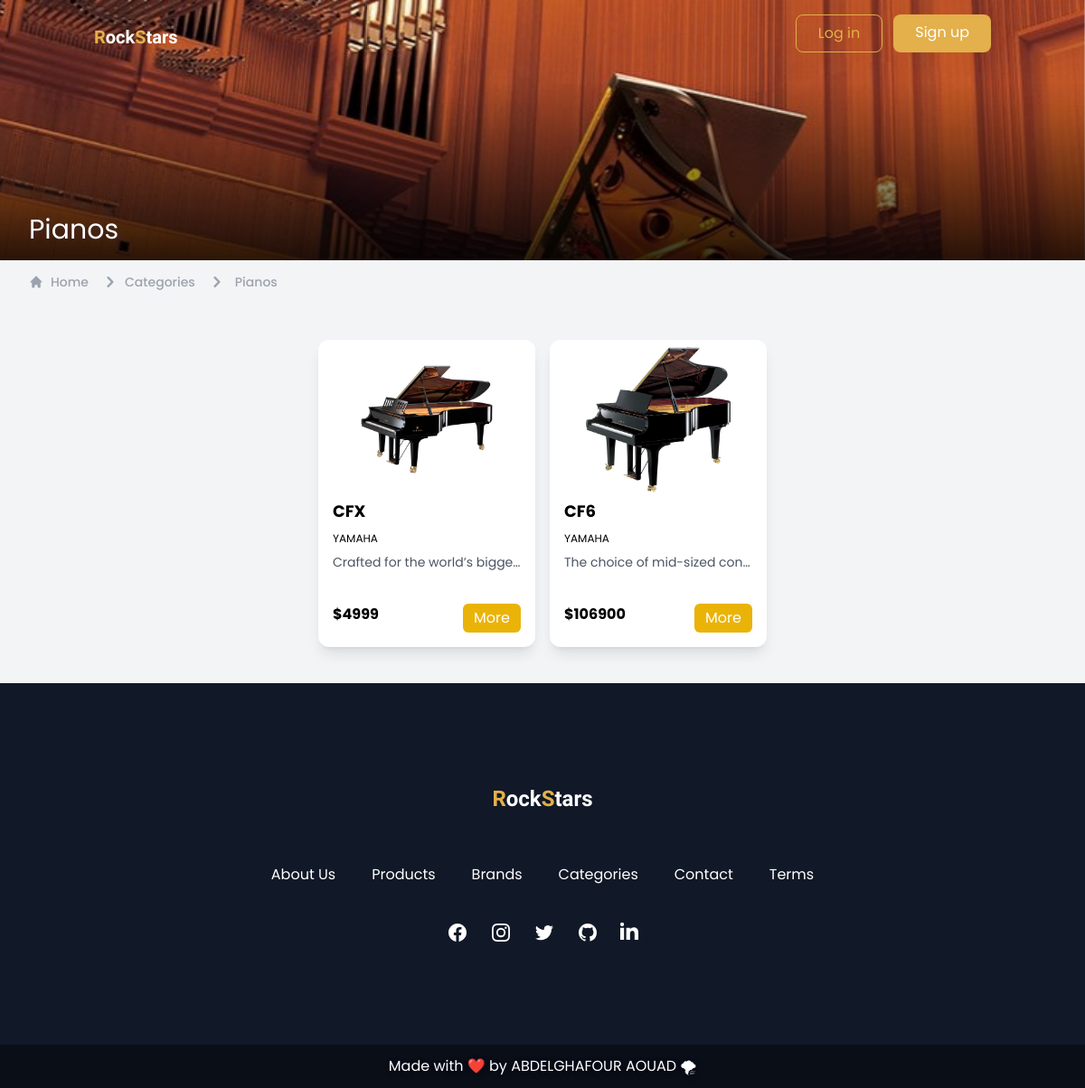
Page /code/category.php?id=1 on the earlier database version.
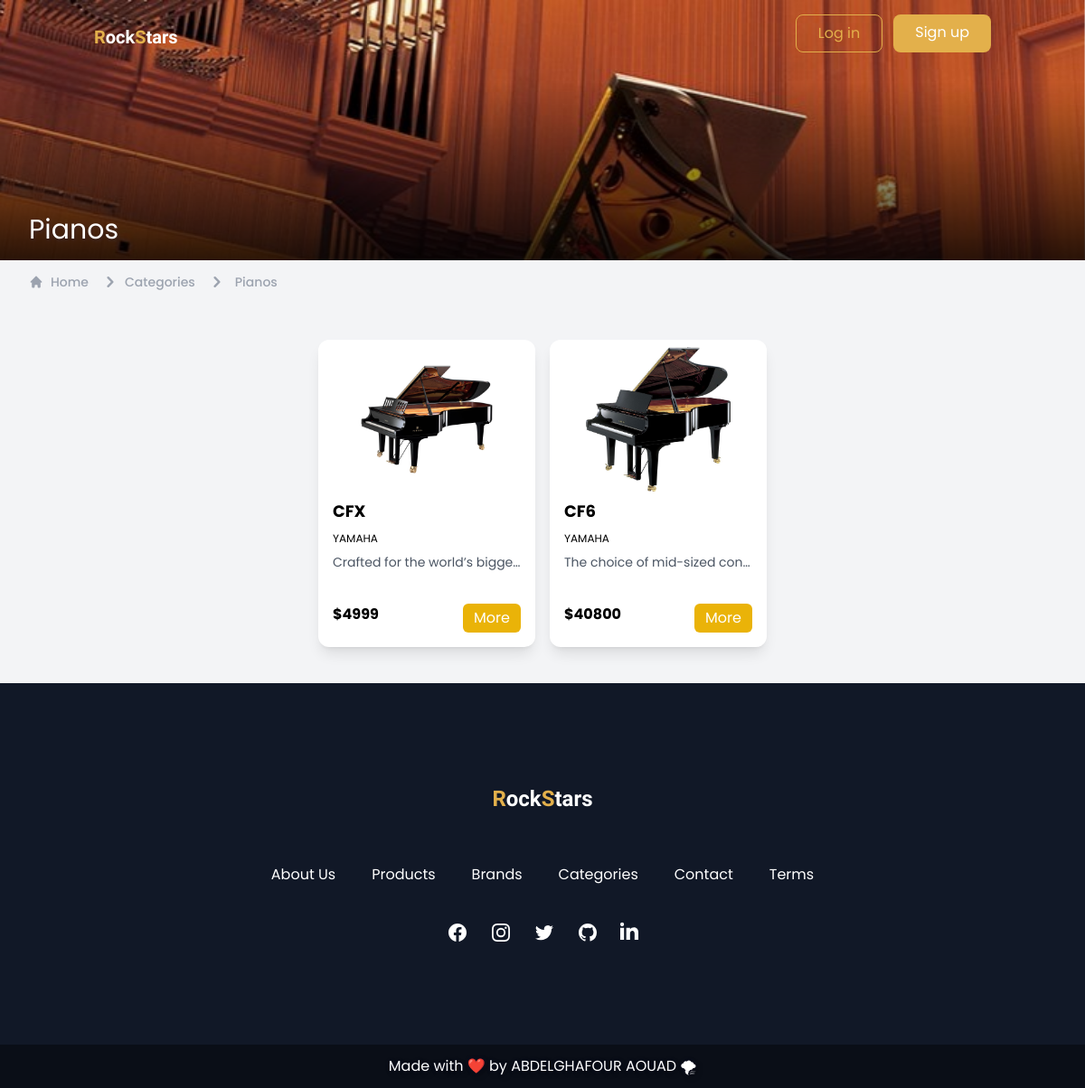
Same page on the later database version.
### tables this page shows
CREATE TABLE IF NOT EXISTS `products` (
  `id` int NOT NULL AUTO_INCREMENT,
  `model` varchar(255) NOT NULL,
  `description` text,
  `brands_id` int NOT NULL,
  `categories_id` int NOT NULL,
  `quantity` int NOT NULL,
  `price` float NOT NULL,
  `picture` text NOT NULL,
  `created_at` timestamp NULL DEFAULT NULL,
  `updated_at` timestamp NOT NULL DEFAULT CURRENT_TIMESTAMP,
  `created_by` int NOT NULL,
  `updated_by` int NOT NULL,
  PRIMARY KEY (`id`)
);

CREATE TABLE IF NOT EXISTS `brands` (
  `id` int NOT NULL AUTO_INCREMENT,
  `name` varchar(255) NOT NULL,
  `description` text NOT NULL,
  `picture` text NOT NULL,
  PRIMARY KEY (`id`)
);

### code/scripts.php (called while the page is built, shortened)
<?php
include_once 'connection.php';
function getCategory($id)
{
      global $conn;
      $sql = "SELECT * FROM categories where id = $id ";
      $res = mysqli_fetch_assoc(mysqli_query($conn, $sql));
      return $res;
}
function getProducts($id)
{
      global $conn;
      $sql = "SELECT products.* , brands.name as brand FROM products  inner join (brands) on products.brands_id=brands.id  where categories_id = $id";
      $res = mysqli_query($conn, $sql);
      return $res;
}

### code/category.php (the view, shortened to what this page needs)
<?php
include 'scripts.php';
if (isset($_GET['id'])) {
  $category = getCategory($_GET['id']);
  $products = getProducts($_GET['id']);
} else {
  header('location: 404.php');
}
?>
<!DOCTYPE html>
<html lang="en">
<head>
  <link rel="stylesheet" href="assets/css/main.css">
</head>
<body class="font-Poppins bg-gray-100 ">
  <div id="background-img" class="flex flex-col justify-between h-72 " style="background-image: url(assets/img/categories/<?= $category['picture']  ?>) ;">
    <?php
    include 'include/navbar.php';
    ?>
    <div class="opacity-100 transition duration-300 ease-in-out absolute from-black/80 to-transparent bg-gradient-to-t inset-x-0 bottom-0 pt-36 items-end">
      <h2 class="flex container mb-4 text-white  text-shadow-md text-3xl "><?= $category['name']  ?></h2>
    </div>
  </div>
  <nav class="container flex py-3" aria-label="Breadcrumb">
    <ol class="inline-flex items-center space-x-1 md:space-x-3">
      <li class="inline-flex items-center">
        <a href="index.php" class="inline-flex items-center text-sm font-medium hover:text-gray-700 text-gray-400">
          <svg class="w-4 h-4 mr-2" fill="currentColor" viewBox="0 0 20 20" xmlns="http://www.w3.org/2000/svg">
            <path d="M10.707 2.293a1 1 0 00-1.414 0l-7 7a1 1 0 001.414 1.414L4 10.414V17a1 1 0 001 1h2a1 1 0 001-1v-2a1 1 0 011-1h2a1 1 0 011 1v2a1 1 0 001 1h2a1 1 0 001-1v-6.586l.293.293a1 1 0 001.414-1.414l-7-7z"></path>
          </svg>
          Home
        </a>
      </li>
      <li>
        <div class="flex items-center">
          <svg class="w-6 h-6 text-gray-400" fill="currentColor" viewBox="0 0 20 20" xmlns="http://www.w3.org/2000/svg">
            <path fill-rule="evenodd" d="M7.293 14.707a1 1 0 010-1.414L10.586 10 7.293 6.707a1 1 0 011.414-1.414l4 4a1 1 0 010 1.414l-4 4a1 1 0 01-1.414 0z" clip-rule="evenodd"></path>
          </svg>
          <a href="index.php#categories" class="ml-1 text-sm font-medium hover:text-gray-700 text-gray-400">Categories</a>
        </div>
      </li>
      <li aria-current="page">
        <div class="flex items-center">
          <svg class="w-6 h-6 text-gray-400" fill="currentColor" viewBox="0 0 20 20" xmlns="http://www.w3.org/2000/svg">
            <path fill-rule="evenodd" d="M7.293 14.707a1 1 0 010-1.414L10.586 10 7.293 6.707a1 1 0 011.414-1.414l4 4a1 1 0 010 1.414l-4 4a1 1 0 01-1.414 0z" clip-rule="evenodd"></path>
          </svg>
          <span class="ml-1 text-sm font-medium md:ml-2 text-gray-400"><?= $category['name']  ?></span>
        </div>
      </li>
    </ol>
  </nav>
  <div class="py-10 w-full min-h-max gap-4 flex-wrap flex justify-center items-center">
    <?php
    foreach ($products as $count => $product) {
    ?>
      <div class="w-60 p-2 bg-white rounded-xl transform transition-all hover:-translate-y-2 duration-300 shadow-lg hover:shadow-2xl">
        <img class="h-40 mx-auto object-cover rounded-xl" src="assets/img/products/<?= $product['picture'] ?>" alt="<?= $product['model'] ?>">
        <div class="p-2">
          <h2 class="font-bold text-lg mb-2 truncate" title="<?= $product['model'] ?>"><?= $product['model'] ?></h2>
          <h2 class="text-xs mb-2 "><?= $product['brand'] ?></h2>
          <p class="text-sm text-gray-600 truncate h-10" title="<?= $product['description'] ?>"><?= $product['description'] ?></p>
        </div>
        <div class="m-2 flex justify-between">
          <h2 class="font-bold">$<?= $product['price'] ?></h2>
          <a role='button' href='#' class="text-white bg-yellow-500 px-3 py-1 rounded-md hover:bg-lightGold">More</a>
        </div>
      </div>
    <?php
    }
    ?>
  </div>
  <?php
  include 'include/footer.php'
  ?>
</body>
</html>

Differences in the rows shown:
changed products "CF6": price "106900" → "40800"
